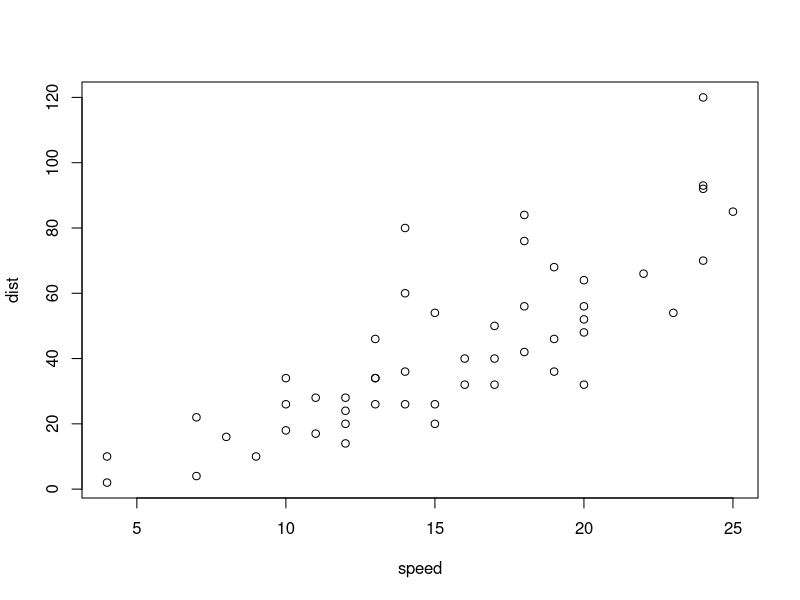
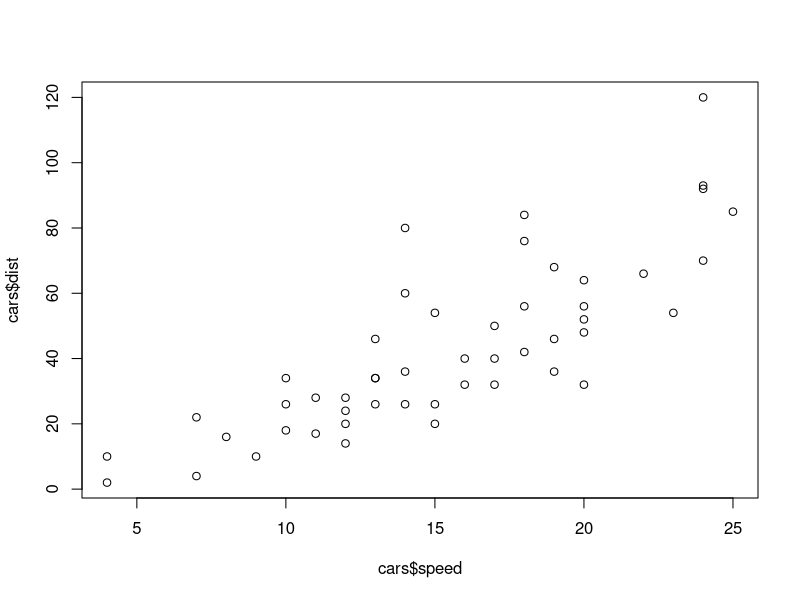
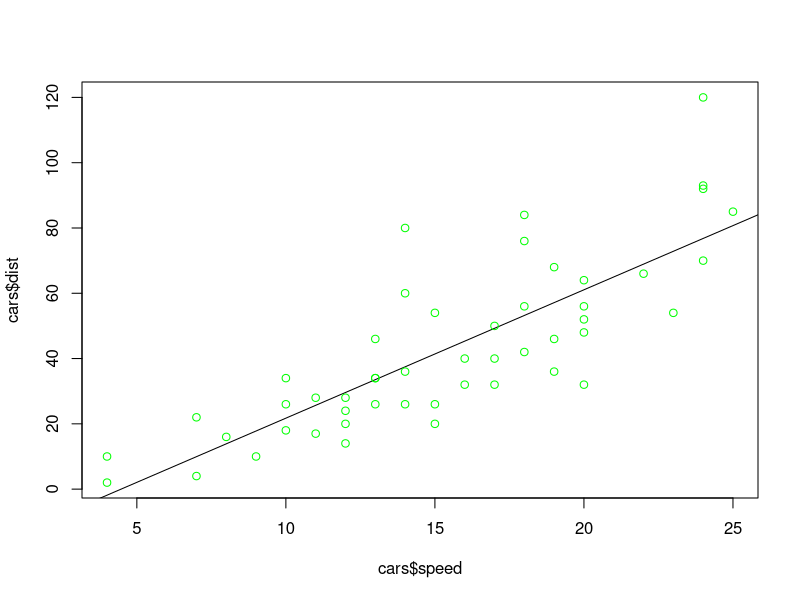

Generate these figures, in order, with R:
#' # Opgave 1

# 1
loop <- function(x){
n <- length(x)  
s <- 1
for(i in 1:n)
  s <- s*x[i]  
return(s)
}
x <- c(2,5,2)

loop(x)


# 2
fibo <- function(x){
  s <- 1
  s[1]=s[2]=1
  if (x<=2)
    return(s)
  else{
    for(i in 3:x){
    s[i] <- s[i-1]+s[i-2]
  }
    return(s[i])
  }
}
  
fibo(7)


#' # Opgave 2
# 1
cars
plot(cars)
X <- matrix(c(rep(1,50),cars$speed),50,2)
Y <- c(cars$dist)
a <- solve(t(X)%*%X,t(X)%*%Y)
plot(cars$speed, cars$dist)
?abline
plot(cars$speed, cars$dist, abline(a[1],a[2],col="black"),col="green")
sigma <- (t(Y-X%*%a)%*%(Y-X%*%a))/(50-3)
sigma
